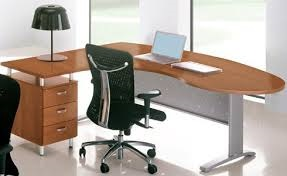
//> input picture 4-fourth_work/image8.jpg, 287 x 176 px
$ ./main   (built with g++ and OpenCV 4)
//> lines starting //> are read from the running program, lines starting //| are printed output that depends on the picture; after the words box and inside, x2 and y2 are one past the last pixel; in counts of white or black regions, pixels touching at a corner belong together
#include <iostream>
#include <opencv2/opencv.hpp>

using namespace cv;
using namespace std;

class WatershedSegmenter {
    private:
        Mat markers;
    public:
        void setMarkers(const Mat& markerImage) {
            markerImage.convertTo(markers, CV_32S);
        }

        Mat process(const Mat& image) {
            watershed(image, markers);
            return markers;
        }
};

Mat K_Means(Mat Input, int K)
{
    Mat samples(Input.rows * Input.cols, Input.channels(), CV_32F);
    for (int y = 0; y < Input.rows; y++)
        for (int x = 0; x < Input.cols; x++)
            for (int z = 0; z < Input.channels(); z++)
                if (Input.channels() == 3)
                {
                    samples.at<float>(y + x * Input.rows, z) = Input.at<Vec3b>(y, x)[z];
                }
                else
                {
                    samples.at<float>(y + x * Input.rows, z) = Input.at<uchar>(y, x);
                }
    Mat labels;
    int attempts = 5;
    Mat centers;
    kmeans(samples, K, labels, TermCriteria(TermCriteria::MAX_ITER | TermCriteria::EPS, 10000, 0.0001), attempts, KMEANS_PP_CENTERS, centers);
    Mat new_image(Input.size(), Input.type());
    for (int y = 0; y < Input.rows; y++) {
        for (int x = 0; x < Input.cols; x++)
        {
            int cluster_idx = labels.at<int>(y + x * Input.rows, 0);
            if (Input.channels() == 3)
            {
                for (int i = 0; i < Input.channels(); i++)
                {
                    new_image.at<Vec3b>(y, x)[i] = centers.at<float>(cluster_idx, i);
                }
            }
            else
            {
                new_image.at<uchar>(y, x) = centers.at<float>(cluster_idx, 0);
            }
        }
    }
    return new_image;
}

int main( int argc, char** argv )
{
     // on lit l'image originale
    Mat image = imread("image8.jpg",IMREAD_COLOR);
//> image is the input picture: 176 rows x 287 cols, CV_8UC3; mean B, G, R 158.3, 167, 176.9
    if(! image.data)
    {
        cout<<"Could not open file" << endl;
        return -1;
    }

    Mat binary;

    cvtColor(image, binary, COLOR_BGR2GRAY);
    threshold(binary, binary, 100, 255,THRESH_BINARY+THRESH_OTSU);
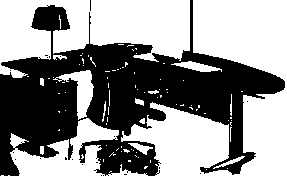
//> binary: 176 rows x 287 cols, CV_8UC1; 56.5% white; 21 black regions (20 under 20 px), largest, box (x1, y1, x2, y2) and area: (0, 0, 285, 176) 21935

    imshow("originalimage", image);
    imshow("originalbinary", binary);

    // Eliminate noise and smaller objects
    Mat fg;
    erode(binary, fg,Mat(),Point(-1, -1), 2);
//> fg: 176 rows x 287 cols, CV_8UC1; 45.4% white; 20 white regions (9 under 20 px), largest, box (x1, y1, x2, y2) and area: (195, 0, 287, 79) 5704, (92, 0, 188, 56) 4356, (125, 109, 227, 176) 3785
    imshow("fg", fg);

    // Identify image pixels without objects
    Mat bg;
    dilate(binary, bg, Mat(), Point(-1, -1), 3);
//> bg: 176 rows x 287 cols, CV_8UC1; 76.3% white; 19 black regions (9 under 20 px), largest, box (x1, y1, x2, y2) and area: (110, 54, 282, 156) 5399, (0, 53, 79, 176) 4802, (87, 47, 130, 121) 990
    threshold(bg, bg, 1, 128, THRESH_BINARY_INV);
    imshow("bg", bg);

    // Create markers image
    Mat markers(binary.size(), CV_8U, Scalar(0));
    markers = fg + bg;
    imshow("markers", markers);

    // Create watershed segmentation object
    WatershedSegmenter segmenter;
    segmenter.setMarkers(markers);
//> in setMarkers, `markerImage.convertTo(markers, CV_32S);`:
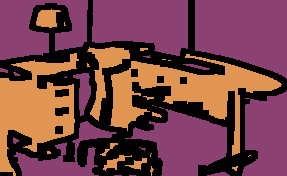
//> markers: 176 rows x 287 cols, CV_32SC1; 3 distinct labels, from 0 to 255; one colour per label, 0 black
    Mat result = segmenter.process(image);
//> in process, `watershed(image, markers);`:
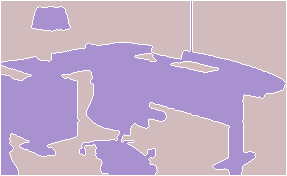
//> markers: 176 rows x 287 cols, CV_32SC1; 3 distinct labels, from -1 to 255; one colour per label, 0 black, -1 white
    result.convertTo(result, CV_8U);
    imshow("final_result", result);

    Mat res;
    pyrMeanShiftFiltering(image, res, 20, 45, 2);
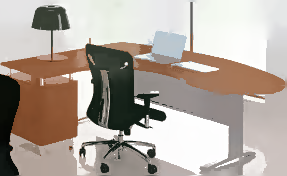
//> res: 176 rows x 287 cols, CV_8UC3; mean B, G, R 158.1, 166.9, 177
    imwrite("meanshift.png", res);
    imshow("Meanshift", res);

    // K-Means
    Mat grayScaleImg;
    cvtColor(image, grayScaleImg, COLOR_BGR2GRAY);

    int C;
    cout << "Donner le nombre de régions :";
    cin >> C;
//> the answer given: 1
    Mat clas = K_Means(grayScaleImg, C);
//> in K_Means, `kmeans(samples, K, labels, TermCriteria(TermCriteria::MAX_ITER | TermC..`: centers = [169]
//> after the loop in K_Means, `for (int y = 0; y < Input.rows; y++)`: new_image: 176 rows x 287 cols, CV_8UC1; every value is 168
    imshow("Segmentation", clas);

    // canny edge detection
    Mat imgCanny;
    Canny(grayScaleImg , imgCanny, 200, 150);
//> imgCanny: 176 rows x 287 cols, CV_8UC1; 7.7% white in thin lines or dots
    imshow("canny", imgCanny);

    // Sobel edge detection
    Mat sobelx, sobely, sobelxy;
    Sobel(grayScaleImg, sobelx, CV_64F, 1, 0, 1);
    Sobel(grayScaleImg, sobely, CV_64F, 0, 1, 1);
    Sobel(grayScaleImg, sobelxy, CV_64F, 1, 1, 1);
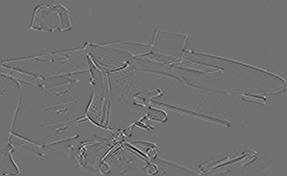
//> sobelxy: 176 rows x 287 cols, CV_64FC1; min -319, max 397, mean 0; drawn with min black and max white

    imshow("Sobel X", sobelx);
    imshow("Sobel Y", sobely);
    imshow("Sobel XY using Sobel() function", sobelxy);

    // Laplacian edge detection
    GaussianBlur(image, image, Size(3, 3), 0, 0, BORDER_DEFAULT );
    cvtColor(image, grayScaleImg, COLOR_BGR2GRAY);
    Mat abs_dst, dst;
    Laplacian( grayScaleImg, dst, CV_16S, 3, 1, 0, BORDER_DEFAULT );
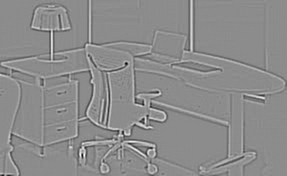
//> dst: 176 rows x 287 cols, CV_16SC1; min -558, max 456, mean -0.1; drawn with min black and max white
    // converting back to CV_8U
    convertScaleAbs( dst, abs_dst );
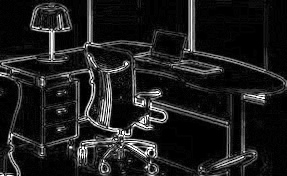
//> abs_dst: 176 rows x 287 cols, CV_8UC1; min 0, max 255, mean 29.5
    imshow("Laplace", abs_dst );

    waitKey(0);
    destroyAllWindows();
    return 0;
}
